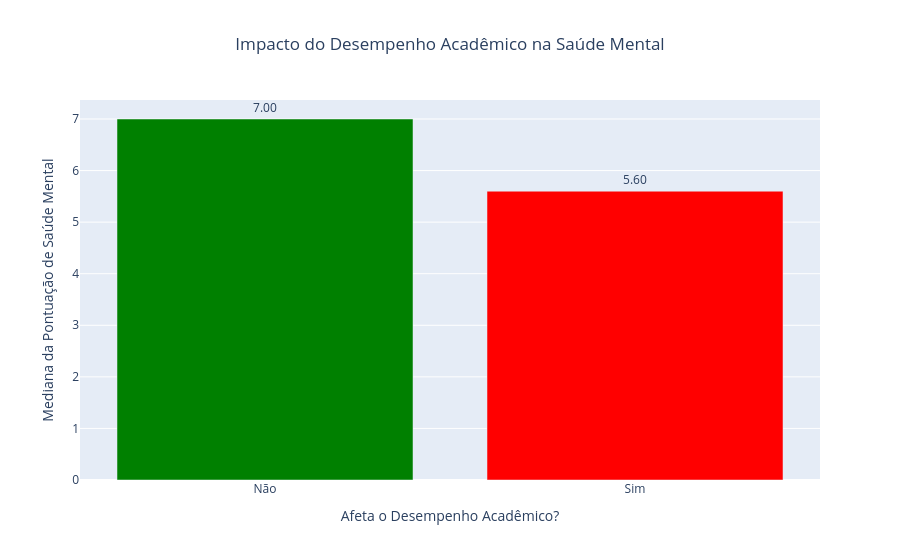

The cell this chart's notebook holds for it:
### Code cell
df_desempenho_pontuacao = df.groupby("AFETA_DESEMPENHO_ACADÊMICO")["PONTUAÇÃO_SAÚDE_MENTAL"].median().reset_index()

fig = px.bar(
    df_desempenho_pontuacao,
    x="AFETA_DESEMPENHO_ACADÊMICO",
    y="PONTUAÇÃO_SAÚDE_MENTAL",
    color="AFETA_DESEMPENHO_ACADÊMICO",
    text="PONTUAÇÃO_SAÚDE_MENTAL",
    color_discrete_map={
        "Sim": "red",
        "Não": "green"
    },
    title="Impacto do Desempenho Acadêmico na Saúde Mental"
)

fig.update_traces(texttemplate='%{text:.2f}', textposition='outside')

fig.update_layout(
    xaxis_title="Afeta o Desempenho Acadêmico?",
    yaxis_title="Mediana da Pontuação de Saúde Mental",
    title_x=0.5,
    showlegend=False
)

fig.show()

### Figure 1 — Plotly figure (JSON) as saved in the notebook; plotly's stock layout.template omitted (floating-point values rounded to 4 significant figures)
{"data": [{"hovertemplate": "AFETA_DESEMPENHO_ACADÊMICO=%{x}<br>PONTUAÇÃO_SAÚDE_MENTAL=%{text}<extra></extra>", "legendgroup": "Não", "marker": {"color": "green", "pattern": {"shape": ""}}, "name": "Não", "orientation": "v", "showlegend": true, "text": [7.0], "textposition": "outside", "texttemplate": "%{text:.2f}", "type": "bar", "x": ["Não"], "xaxis": "x", "y": [7.0], "yaxis": "y"}, {"hovertemplate": "AFETA_DESEMPENHO_ACADÊMICO=%{x}<br>PONTUAÇÃO_SAÚDE_MENTAL=%{text}<extra></extra>", "legendgroup": "Sim", "marker": {"color": "red", "pattern": {"shape": ""}}, "name": "Sim", "orientation": "v", "showlegend": true, "text": [5.6], "textposition": "outside", "texttemplate": "%{text:.2f}", "type": "bar", "x": ["Sim"], "xaxis": "x", "y": [5.6], "yaxis": "y"}], "layout": {"barmode": "relative", "legend": {"title": {"text": "AFETA_DESEMPENHO_ACADÊMICO"}, "tracegroupgap": 0}, "showlegend": false, "title": {"text": "Impacto do Desempenho Acadêmico na Saúde Mental", "x": 0.5}, "xaxis": {"anchor": "y", "categoryarray": ["Não", "Sim"], "categoryorder": "array", "domain": [0, 1], "title": {"text": "Afeta o Desempenho Acadêmico?"}}, "yaxis": {"anchor": "x", "domain": [0, 1], "title": {"text": "Mediana da Pontuação de Saúde Mental"}}}}
